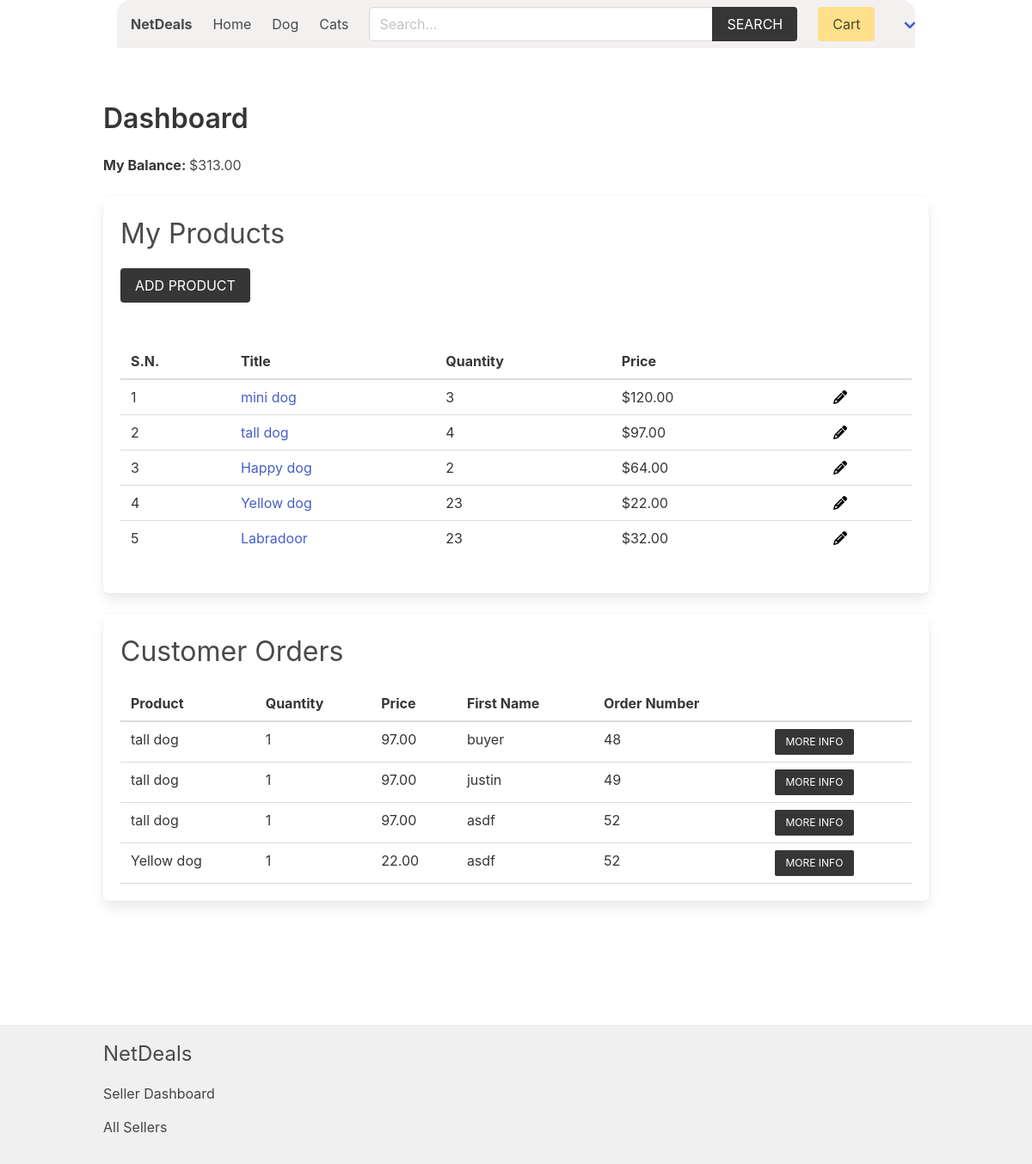
The app's page /seller/seller-dashboard/ (signed in), older data.
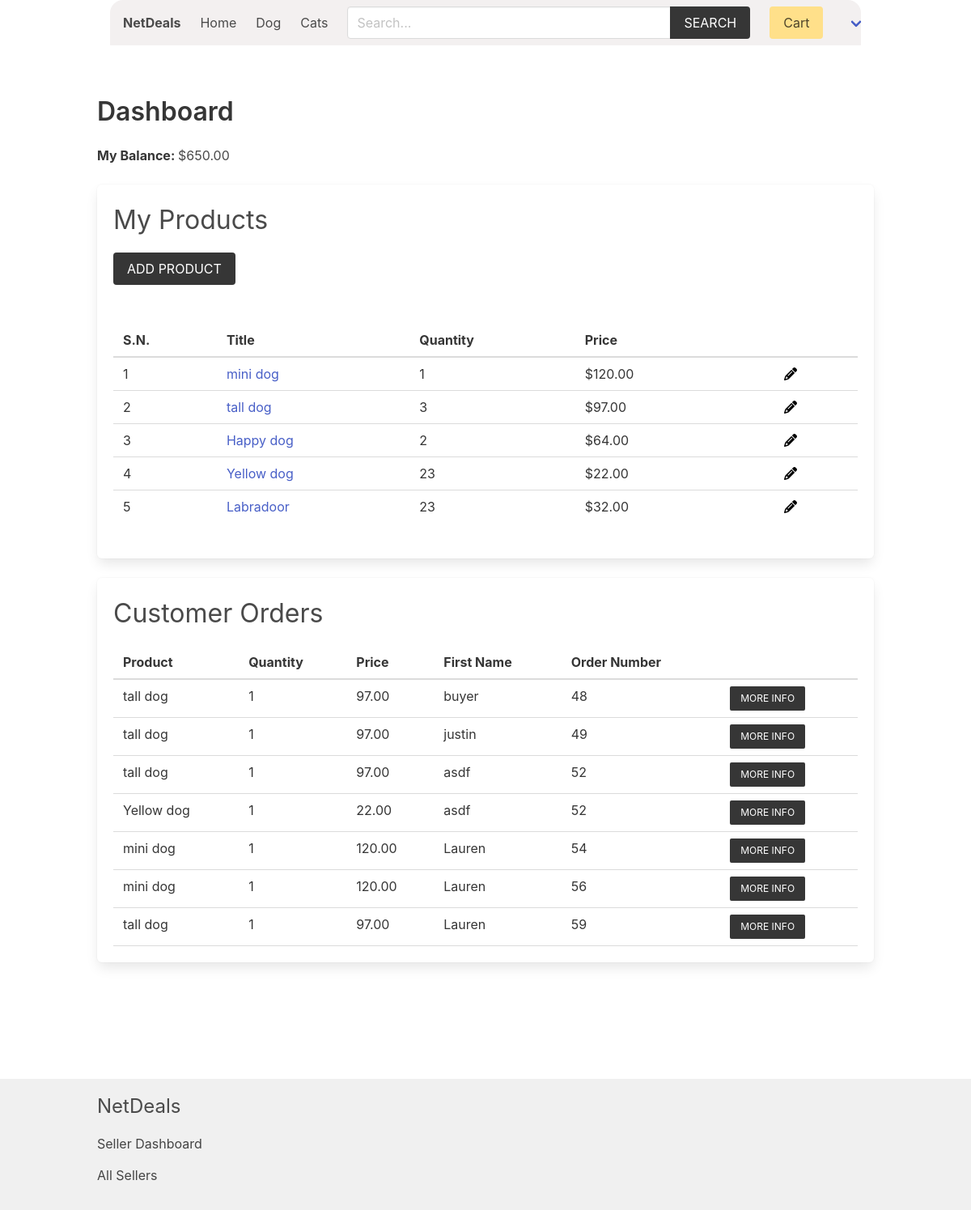
The same page, newer data.
### product/models.py (models this page shows, shortened)
class Category(models.Model):
    title = models.CharField(max_length=50)
    slug = models.SlugField(max_length=55)
    ordering = models.IntegerField(default=0)
    class Meta:
        ordering = ['ordering']

class Product(models.Model):
    quantity = models.PositiveIntegerField(default=0)
    category = models.ForeignKey(Category, related_name='products', on_delete=models.CASCADE)
    seller = models.ForeignKey(SellerProfile, related_name="products", on_delete=models.CASCADE)
    title = models.CharField(max_length=50)
    slug = models.SlugField(max_length=55)
    description = models.TextField(blank=True, null=True)
    price = models.DecimalField(max_digits=6, decimal_places=2)
    added_date = models.DateTimeField(auto_now_add=True)
    image = models.ImageField(upload_to='uploads/', blank=True, null=True)
    thumbnail = models.ImageField(upload_to='uploads/', blank=True, null=True) # Change uploads to thumbnails
    class Meta:
        ordering = ['-added_date']

### accounts/models.py (models this page shows, shortened)
class SellerProfile(models.Model):
    is_approved = models.BooleanField(default=False) # for admin approval
    phone_number = models.CharField(max_length=15, null=True, blank=True)
    address = models.CharField(max_length=255, null=True, blank=True)
    user = models.OneToOneField(CustomUser, on_delete=models.CASCADE)
    company_name = models.CharField(max_length=100, null=True, blank=True)
    company_description = models.TextField(null=True, blank=True)
    def get_balance(self):
        print("Called get_balance function")
        OrderItem = apps.get_model('order', 'OrderItem')
        items_sold = OrderItem.objects.filter(seller_id=self.id)
        print(f"Items sold: {items_sold}")  # Add this line
        total_balance = sum(item.price * item.quantity for item in items_sold)
        print(f"Total balance: {total_balance}")  # Add this line
        return total_balance

### order/models.py (models this page shows, shortened)
class OrderItem(models.Model):
    order = models.ForeignKey(Order, related_name="items", on_delete=models.CASCADE)
    product = models.ForeignKey(Product, related_name="items", on_delete=models.SET_NULL, null=True)
    item_name = models.CharField(max_length=50, default="Unknown")
    seller = models.ForeignKey(SellerProfile, related_name="items", on_delete=models.CASCADE)
    seller_paid = models.BooleanField(default=False)
    price = models.DecimalField(max_digits=8, decimal_places=2)
    quantity = models.IntegerField(default=1)
    return_status = models.BooleanField(default=False)
    def __str__(self):
        return str(self.id)

class Order(models.Model):
    first_name = models.CharField(max_length=100)
    last_name = models.CharField(max_length=100)
    email = models.CharField(max_length=100)
    address = models.CharField(max_length=100)
    zipcode = models.CharField(max_length=100)
    place = models.CharField(max_length=100)
    phone = models.CharField(max_length=100)
    created_at = models.DateTimeField(auto_now_add=True)
    paid_amount = models.DecimalField(max_digits=8, decimal_places=2)
    sellers = models.ManyToManyField(SellerProfile, related_name="orders")
    buyer = models.ForeignKey(BuyerProfile, null=True, blank=True, on_delete=models.SET_NULL, related_name='buyer_orders')
    seller = models.ForeignKey(SellerProfile, null=True, blank=True, on_delete=models.SET_NULL, related_name='seller_orders')
    class Meta:
        ordering = ['-created_at']

### seller/views.py (the view)
# urls.py: path('seller-dashboard/', views.seller_dashboard, name="seller-dashboard"),
@login_required
@is_seller_approved
def seller_dashboard(request):
    if request.user.role != 'seller':
        return redirect('core:home')
    seller = request.user.sellerprofile
    products = seller.products.all()
    sold_items = OrderItem.objects.filter(seller=seller)
    return render(request, 'seller/seller_dashboard.html', {'seller': seller, 'products': products, 'sold_items': sold_items})

### cart/cart.py (called while the page is built)
    def __len__(self):
        return sum(item['quantity'] for item in self.cart.values())

### cart/context_processors.py (called while the page is built)
def cart(request):
    return {'cart': Cart(request)}

### product/context_processors.py (called while the page is built)
def menu_categories(request):
    categories = Category.objects.all()
    return {'categories': categories}

### templates/seller/seller_dashboard.html (shortened to what this page needs)
{% extends 'core/base.html' %}
{% block content %}
    <h1 class="title">Dashboard</h1>
    <div class="mb-5">
        <strong>My Balance: </strong> ${{seller.get_balance}} <br>
    </div>
    <div class="box">
        <h2 class="is-size-3 mb-4">My Products</h2>
        <a href="{% url 'seller:add-product' %}" class="button is-dark is-uppercase mb-6">Add Product</a>
        {% if products %}
        <table class="table is-fullwidth">
            <thead>
                <tr>
                    <th>S.N.</th>
                    <th>Title</th>
                    <th>Quantity</th>
                    <th>Price</th>
                    <th></th>
                    <th></th>
                </tr>
            </thead>
            <tbody>
                {% for product in products %}
                    <tr>
                        <td>{{ forloop.counter }}</td>
                        <td><a href="{% url 'product:product' product.category.slug product.slug %}">{{ product.title }}</a></td>
                        <td id="quantity-{{ product.id }}" data-product-id="{{ product.id }}" >{{ product.quantity }}</td>
                        <td id="price-{{ product.id }}" data-product-id="{{ product.id }}" >${{ product.price }}</td>
                        <td>
                        </td>
                        <td>
                            <span class="edit-toggle" data-product-id="{{ product.id }}">
                                <span class="icon">
                                    <i class="fa-solid fa-pencil" style="color: #000000;"></i>
                                </span>
                            </span>
                        </td>
                    </tr>
                {% endfor %}
            </tbody>
        </table>
        {% else %}
            <p class="has-text-danger">Products not added yet.</p>
        {% endif %}
    </div>
    <div class="box">
        <h2 class="is-size-3 mb-4">Customer Orders</h2>
        {% if sold_items %}
        <table class="table is-fullwidth">
            <thead>
                <tr>
                    <th>Product</th>
                    <th>Quantity</th>
                    <th>Price</th>
                    <th>First Name</th>
                    <th>Order Number</th>
                    <th></th>
                </tr>
            </thead>
            <tbody>
                {% for item in sold_items %}
                    <tr>
                        <td>{{ item.product.title }}</td>
                        <td>{{ item.quantity }}</td>
                        <td>{{ item.price }}</td>
                        <td>{{ item.order.first_name }}</td>
                        <td>{{ item.order.id }}</td>
                        <td>
                            <div class="button-container">
                              <button class="button is-dark is-uppercase is-small more-info-btn" data-detail-id="detail-{{ item.id }}" id="more-info-{{ item.id }}">More Info</button>
                            </div>
                          </td>
                    </tr>
                {% endfor %}
            </tbody>
        </table>
        {% else %}
        <p class="has-text-danger">nothing sold yet</p>
        {% endif %}
    </div>
    </div>
{% endblock content %}

### templates/core/base.html (shortened to what this page needs)
{% load static %}
{% load product_filters %}
<!DOCTYPE html>
<html lang="en">
<head>
    <link rel="stylesheet" href="https://cdn.jsdelivr.net/npm/bulma@0.9.2/css/bulma.min.css">
    <link rel="stylesheet" href="{% static 'css/main.css' %}">
</head>
<body>
    <div class="container px-4">
        <nav class="navbar px-4" role="navigation" aria-label="main navigation">
            <div class="navbar-brand">
                <a class="navbar-item" href="{% url 'core:home' %}">
                    <h1><strong>NetDeals</strong></h1>
                </a>
            </div>
            <div id="navbarBasicExample" class="navbar-menu">
                <div class="navbar-start">
                <a class="navbar-item" href="{% url 'core:home' %}">
                    Home
                </a>
                {% for category in categories %}
                    <a class="navbar-item" href="{% url 'product:category' category.slug %}">
                        {{category.title}}
                    </a>
                {% endfor %}
                </div>
                <div class="navbar-start">
                    <div class="navbar-item">
                        <form method="get" action="{% url 'product:search' %}">
                            <div class="field has-addons">
                                <div class="control">
                                    <input type="search" name="query" id="" class="input" placeholder="Search...">
                                </div>
                                <div class="control">
                                    <button class="button is-dark is-uppercase">Search</button>
                                </div>
                            </div>
                        </form>
                    </div>
                </div>
                <div class="navbar-end">
                <div class="navbar-item">
                    <a href="{% url 'cart:cart' %}" class="button is-warning">Cart {% if cart %}({{cart|length}}){% endif %}</a>
                </div>
                {% if user.role == 'seller' %}
                <div class="navbar-item has-dropdown is-hoverable">
                    <a class="navbar-link is-capitalized">
                    </a>
                </div>
                {% endif %}
                </div>
            </div>
            </nav>
    </div>
    <section class="section">
        <div class="container">
            {% block content %}{% endblock content %}
    </section>
    <div class="main-content-wrapper">
        <section class="section">
        </section>
    </div>
    <footer class="footer">
        <div class="container">
            <h3 class="is-size-4 mb-4">NetDeals</h3>
            {% if user.role == 'seller' %}
                <a href="{% url 'seller:seller-dashboard' %}">Seller Dashboard</a>
            {% endif %}
            <br>
            <a href="{% url 'seller:sellers' %}">All Sellers</a>
        </div>
    </footer>
</body>
</html>

Row changes from the older to the newer data that the page shows:
computed for SellerProfile: get_balance "313.00" → "650.00"
changed Product "mini dog": quantity "3" → "1"
changed Product "tall dog": quantity "4" → "3"
added OrderItem: product "mini dog", quantity "1", price "120.00", order.first_name "Lauren", order.id "54"
added OrderItem: product "mini dog", quantity "1", price "120.00", order.first_name "Lauren", order.id "56"
added OrderItem: product "tall dog", quantity "1", price "97.00", order.first_name "Lauren", order.id "59"
